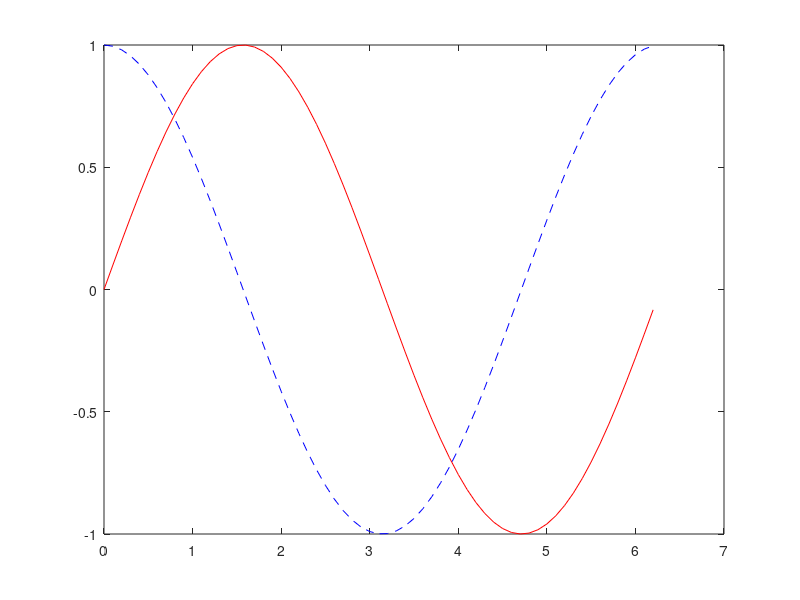

This figure's MATLAB source:
plot(sin(0:0.1:2*pi));
hold on
plot(cos(0:0.1:2*pi));
hold off
z = 0:0.1:2*pi;
plot(z,sin(z),'r-',z,cos(z),'b--')
clear z;
